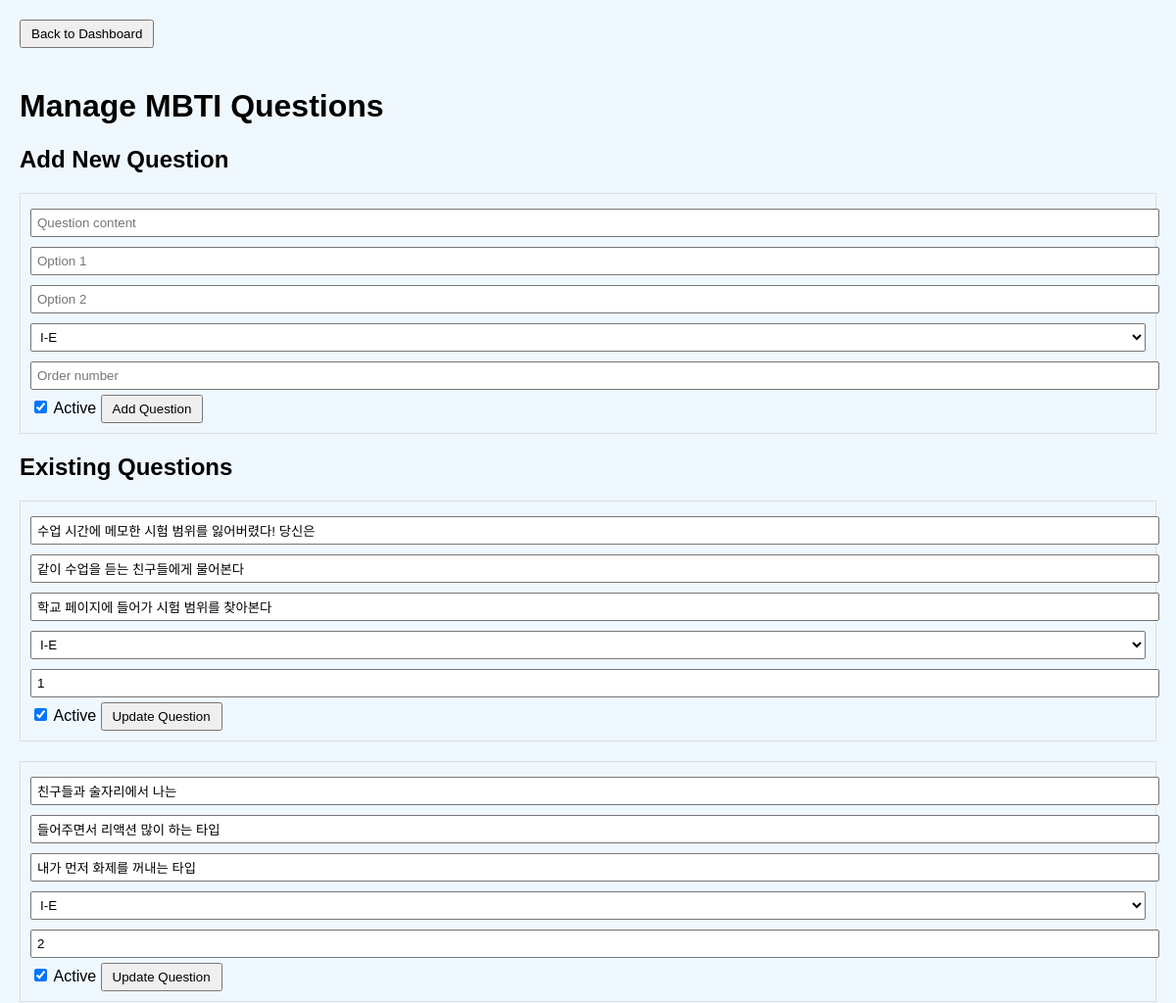
Page /admin/dashboard/question (signed in, upper part) on the earlier database version.
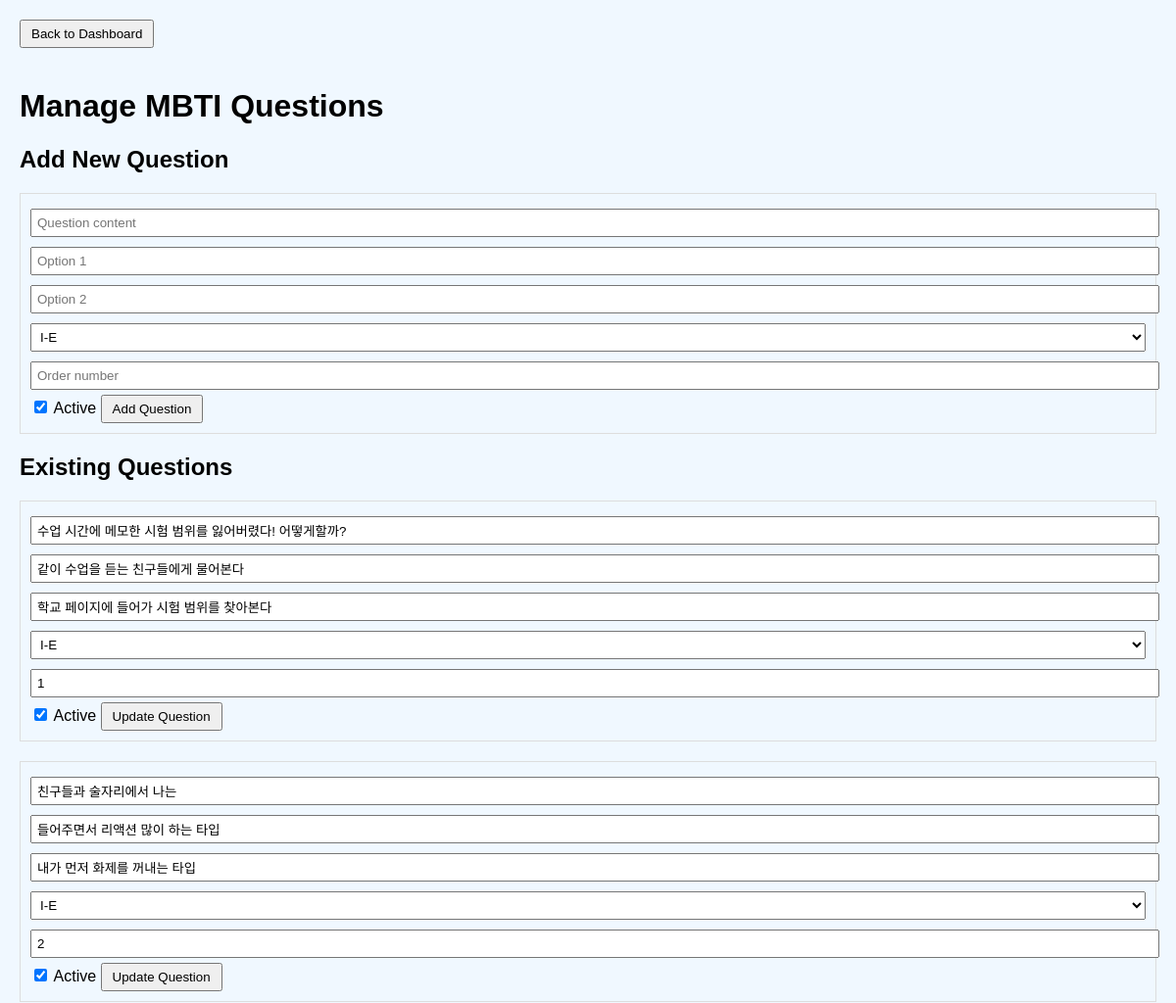
Same page on the later database version.
### app/models.py (models this page shows)
class Question(db.Model):
    __tablename__ = "question"
    id = db.Column(db.Integer, primary_key=True)
    content = db.Column(db.String(255))
    option_1 = db.Column(db.String(255))  # 추가: 첫 번째 선택지
    option_2 = db.Column(db.String(255))  # 추가: 두 번째 선택지
    type = db.Column(db.String(2))  # 추가: MBTI 유형 (예: 'IE', 'SN', 'TF', 'JP')
    order_num = db.Column(db.Integer, default=0)
    is_active = db.Column(db.Boolean, default=True)

### app/routes.py (the view, shortened to what this page needs)
@admin.route("/dashboard/question", methods=["GET", "POST"])
@login_required
def manage_questions():
    questions = Question.query.order_by(Question.order_num).all()
    return render_template("manage_questions.html", questions=questions)

### app/routes.py (called while the page is built)
def login_required(f):
    @wraps(f)
    def decorated_function(*args, **kwargs):
        if "admin_logged_in" not in session:
            return redirect(url_for("admin.login", next=request.url))
        return f(*args, **kwargs)
    return decorated_function

### app/templates/manage_questions.html (shortened to what this page needs)
<!DOCTYPE html>
<html lang="en">
<head>
</head>
<body>
    <a href="{{ url_for('admin.dashboard') }}">
        <button class="dashboard-button">Back to Dashboard</button>
    </a>
    <h1>Manage MBTI Questions</h1>
    <h2>Add New Question</h2>
    <form action="{{ url_for('admin.manage_questions') }}" method="post">
        <input type="text" name="content" placeholder="Question content" required>
        <input type="text" name="option_1" placeholder="Option 1" required>
        <input type="text" name="option_2" placeholder="Option 2" required>
        <select name="type" required>
            <option value="IE">I-E</option>
        </select>
        <input type="number" name="order_num" placeholder="Order number" required>
        <label>
            <input type="checkbox" name="is_active" checked> Active
        </label>
        <button type="submit" name="new_question">Add Question</button>
    </form>
    <h2>Existing Questions</h2>
    {% for question in questions %}
        <form action="{{ url_for('admin.manage_questions') }}" method="post">
            <input type="text" name="content" value="{{ question.content }}" required>
            <input type="text" name="option_1" value="{{ question.option_1 }}" required>
            <input type="text" name="option_2" value="{{ question.option_2 }}" required>
            <select name="type" required>
                <option value="IE" {% if question.type == 'IE' %}selected{% endif %}>I-E</option>
            </select>
            <input type="number" name="order_num" value="{{ question.order_num }}" required>
            <label>
                <input type="checkbox" name="is_active" {% if question.is_active %}checked{% endif %}> Active
            </label>
            <button type="submit">Update Question</button>
        </form>
    {% endfor %}
</body>
</html>

### app/templates/manage_questions.html (style rules this page uses)
body { font-family: Arial, sans-serif; margin: 20px; background-color: aliceblue; }
form { margin-bottom: 20px; border: 1px solid #ddd; padding: 10px; }
input[type="text"], input[type="number"], select { width: 100%; padding: 5px; margin: 5px 0; }
button { padding: 5px 10px; }
.dashboard-button { margin-bottom: 20px; }

Differences in the rows shown:
changed Question "같이 수업을 듣는 친구들에게 물어본다": content "수업 시간에 메모한 시험 범위를 잃어버렸다! 당신은" → "수업 시간에 메모한 시험 범위를 잃어버렸다! 어떻게할까?"
